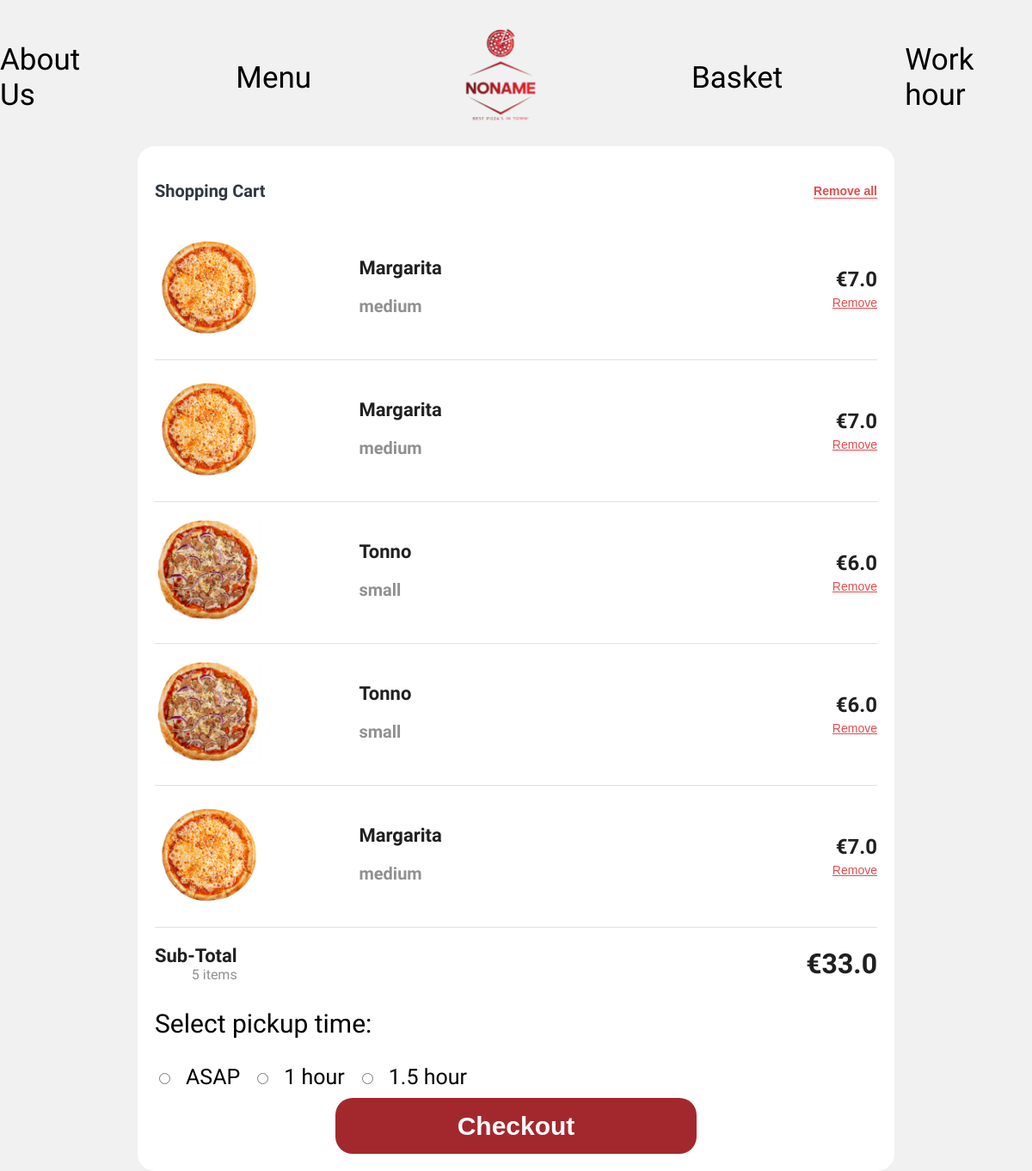
The page /basket on the database as committed earlier.
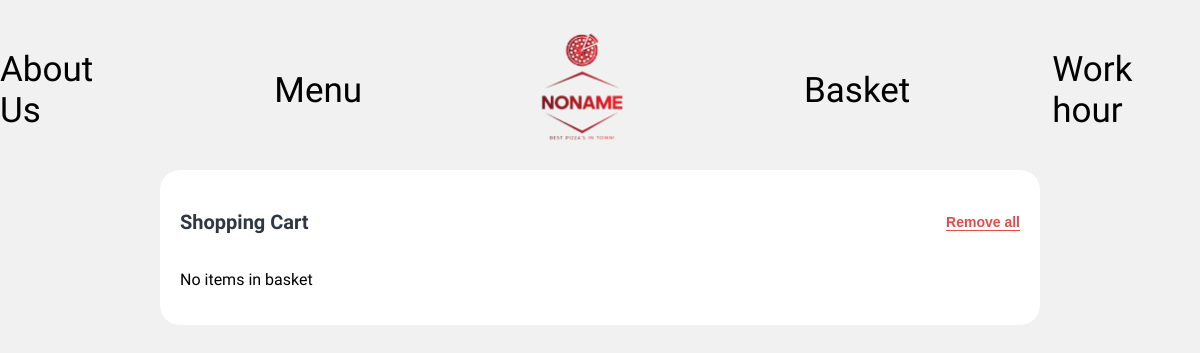
The same page on the database as committed later.
### tables this page shows
CREATE TABLE Basket (
    Id INTEGER NOT NULL PRIMARY KEY AUTOINCREMENT,
    OrderId INTEGER,
    PizzaType TEXT,
    Img TEXT,
    Size      TEXT,
    Price     TEXT
);

### app.py (the view, shortened to what this page needs)
@app.route('/basket', methods=['GET', 'POST'])
def basket():
    items = get_data_from_db("Basket")
    print(items)
    return render_template("website/overview.html", data=items)

### app.py (called while the page is built)
def get_data_from_db(table_name):
    conn = sqlite3.connect('database/database.db')
    cursor = conn.cursor()
    cursor.execute(f"SELECT * FROM {table_name}")
    rows = cursor.fetchall()
    conn.close()
    return rows

@app.template_filter('to_int_list')
def to_int_list(string_list):
    return [float(item) for item in string_list]

### templates/website/overview.html (shortened to what this page needs)
<!DOCTYPE html>
<html lang="en">
  <head>
    <link rel="stylesheet" href="../../static/css/overview.css" />
  </head>
  <body>
    <header>
      <div class="header_container">
        <div><a href="{{ url_for('aboutus') }}">About Us</a></div>
        <div><a href="{{ url_for('menu') }}">Menu</a></div>
        <div>
          <a href="{{ url_for('main') }}"><img
            src="../../static/img/front_logo.png"
            class="main_logo"
            alt="Logo"
          /></a>
        </div>
        <div><a href="{{ url_for('basket') }}">Basket</a></div>
        <div><a href="{{ url_for('workinghours') }}">Work hour</a></div>
      </div>
    </header>
    <div class="CartContainer">
      <div class="Header">
        <h3 class="Heading">Shopping Cart</h3>
        <form method="post">
          <button class="rem-button" name="delete_all" value="pressed">
            <h5 class="Action">Remove all</h5>
          </button>
        </form>
      </div>
      {% if data != [] %} {% set prices = [] %} {% for row in data %}
      <div class="Cart-Items">
        <div class="image-box">
          <img src="../../static/img/{{ row[3] }}.png" style="height: 120px" />
        </div>
        <div class="about">
          <h1 class="title">{{ row[2] }}</h1>
          <h3 class="subtitle">{{ row[4] }}</h3>
        </div>
        <div class="prices">
          <div class="amount">€{{ row[5] }}</div>
          <form method="post">
            <button
              class="rem-button"
              type="submit"
              name="delete"
              value="pressed"
            >
              <div class="remove"><u>Remove</u></div>
            </button>
          </form>
        </div>
      </div>
      {% endfor %}
      <div class="checkout">
        <div class="total">
          <div>
            <div class="Subtotal">Sub-Total</div>
            <div class="items">{{ prices | length }} items</div>
          </div>
          {% set num_array = prices | to_int_list %}
          <div class="total-amount">€{{ num_array | sum }}</div>
        </div>
        <form action="/checkout_order" method="post">
          <div class="checkout_div">
            <p>Select pickup time:</p>
            <div class="radio-group">
              <input
                type="radio"
                id="ASAP"
                name="pickup_time"
                value="ASAP"
                required
              />
              <label for="ASAP">ASAP</label>
              <input type="radio" id="1hour" name="pickup_time" value="01:00:00" />
              <label for="1hour">1 hour</label>
              <input
                type="radio"
                id="15hour"
                name="pickup_time"
                value="01:30:00"
              />
              <label for="15hour">1.5 hour</label>
            </div>
          </div>
          <center>
            <button type="submit" class="button">Checkout</button>
          </center>
        </form>
      </div>
      {% else %}
      <div style="display: flex; justify-items: center; text-align: center">
        <div>
          <p>No items in basket</p>
        </div>
      </div>
      {% endif %}
    </div>
  </body>
</html>

### static/css/overview.css (style rules this page uses)
body { margin: 0; padding: 0; font-family: "Josefin Sans", sans-serif; min-height: 100vh; display: flex; flex-direction: column; align-items: center; background-color: #f1f1f1; }
.header_container { width: 100%; display: flex; max-height: 100px; justify-content: space-between; align-items: center; margin: 0 auto; font-size: 35px; gap: 142px; padding-top: 40px; }
a { color: #000; text-decoration: none; font-size: 35px; }
.main_logo { height: 145px; }
.CartContainer { width: 70%; background-color: #ffffff; border-radius: 20px; margin-top: 30px; padding: 20px; }
.Header { width: 100%; display: flex; justify-content: space-between; align-items: center; }
.Heading { font-size: 20px; font-weight: 700; color: #2f3841; }
.Action { font-size: 14px; font-weight: 600; color: #e44c4c; cursor: pointer; border-bottom: 1px solid #e44c4c; }
.rem-button { background: none; border: none; margin: 0; padding: 0; cursor: pointer; }

Rows that differ between the two databases and show on the page:
removed Basket: Img (picture), PizzaType "Margarita", Size "medium", Price "7.0"
removed Basket: Img (picture), PizzaType "Margarita", Size "medium", Price "7.0"
removed Basket: Img (picture), PizzaType "Tonno", Size "small", Price "6.0"
removed Basket: Img (picture), PizzaType "Tonno", Size "small", Price "6.0"
removed Basket: Img (picture), PizzaType "Margarita", Size "medium", Price "7.0"
Other text that changed with them:
{{ prices | length }}: "5" → (not shown)
{{ num_array | sum }}: "33.0" → (not shown)
form field pickup_time: "☐ ASAP" → (not shown)
form field pickup_time: "☐ 1 hour" → (not shown)
form field pickup_time: "☐ 1.5 hour" → (not shown)
text no longer shown: "Sub-Total items € Select pickup time: ASAP 1 hour 1.5 hour Checkout"
text now shown: "No items in basket"
